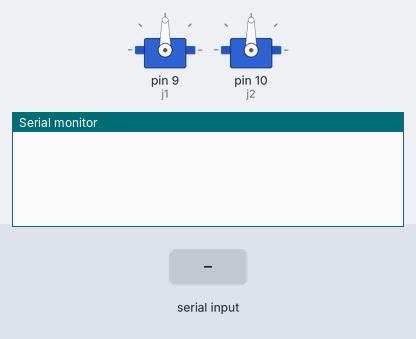
Bench run of a sketch on a simulated Arduino Uno, built with avr-gcc and run on an emulated ATmega328P. Parts: 2 × servo, the last lines printed to the serial monitor. The inputs (shaded band) are chosen by the test bench.

Above: at 1.2 s.
1.3 s: "b" received over the second serial link
At 2.0 s:
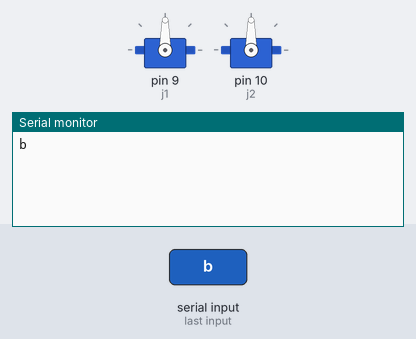
2.8 s: "c" received over the second serial link
At 4.0 s:
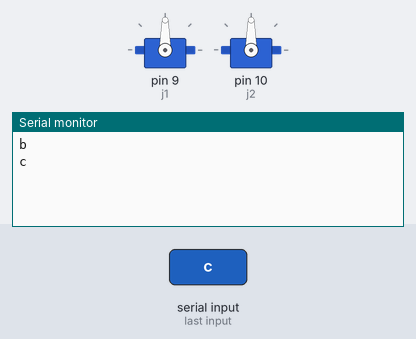
4.3 s: "d" received over the second serial link
At 5.4 s:
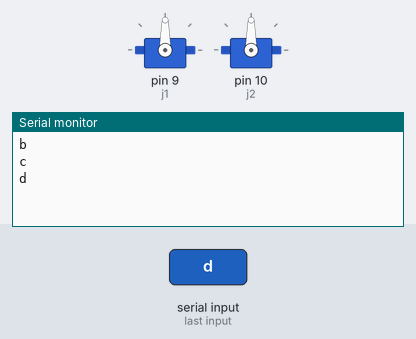

The sketch:

Specchio_braco_v2.ino
```cpp
/*
============= Sh/\ft Robotica ===============
janeiro/2019
instagram.com/shaftrobotica
facebook.com/shaftrobotica

Codigo referente ao projeto Specchio.
Este programa e do tipo 'codigo aberto' (Open
Source), mas qualquer alteracao e de
responsabilidade do usuario.

Domingues, Vitor; Albuquerque, Thiago.
vitordomingues@ymail.com
github.com/vitorshaft/specchio
*/
#include <SoftwareSerial.h>
#include <Servo.h>
#define BTX 4
#define BRX 3

SoftwareSerial bluetooth(BTX,BRX);
Servo j1,j2;
char valor = ' ';

void girar(Servo var,int omega){
  int pos; //= 0;
  for (pos = var.read(); pos < omega; pos += 1) { // goes from 0 degrees to 180 degrees
    // in steps of 1 degree
    var.write(pos);              // tell servo to go to position in variable 'pos'
    delay(15);                       // waits 15ms for the servo to reach the position
  }
  for (pos = var.read(); pos > omega; pos -= 1) { // goes from 180 degrees to 0 degrees
    var.write(pos);              // tell servo to go to position in variable 'pos'
    delay(15);                       // waits 15ms for the servo to reach the position
  }
}

void setup() {
  Serial.begin(9600);
  bluetooth.begin(9600);
  j1.attach(9);
  j2.attach(10,302,544);

}

void loop() {
  if(bluetooth.available()>0){
    valor = bluetooth.read();
    //Serial.println(valor);
    char angulo = valor;// - '0';
    /* valor - '0':  corrige o valor dos numeros
     *  valor: mantem a correspondencia com as letras
     */
    Serial.println(angulo);
    switch(angulo){
      /* via bluetooh os valores são recebidos conforme
       *  ASCII, onde:
       *  - de 0 a 9 corresponde a: 48 a 57
       *  - de a a z corresponde a: 97 a 122
       */
      case 49: girar(j2,20);break;
      case 50: girar(j2,40);break;
      case 51: girar(j2,60);break;
      case 52: girar(j2,80);break;
      case 53: girar(j2,100);break;
      case 54: girar(j2,120);break;
      case 55: girar(j2,140);break;
      case 56: girar(j2,160);break;
      case 57: girar(j2,180);break;
      case 'b': girar(j1,110);break;      //Braço não recebe valores de y porque o switch/case de x nunca se encerra
      case 'c': girar(j1,120);break;
      case 'd': girar(j1,130);break;
      case 'e': girar(j1,140);break;
      case 'f': girar(j1,150);break;
      case 'g': girar(j1,160);break;
      case 'h': girar(j1,170);break;
      case 'i': girar(j1,180);break;
      case 'j': girar(j1,180);break;
      //default: girar(j1,j1.read());break;
    }
//    angulo = angulo*10;
//    if(angulo>180){
//      angulo = 180;
//    }
//    else if(angulo<100){
//      angulo = 100;
    }
//    girar(j1,angulo);
//    girar(j2,angulo);
//    j1.write(angulo);
//    j2.write(angulo);
//  }
  //girar(j2,120);

}
```

Measured:
- after the input at 1.3 s, the serial monitor: prints a new line at once (image 1)
- after the input at 2.8 s, the serial monitor: prints a new line at once (image 2)
- after the input at 4.3 s, the serial monitor: prints a new line at once (image 3)
